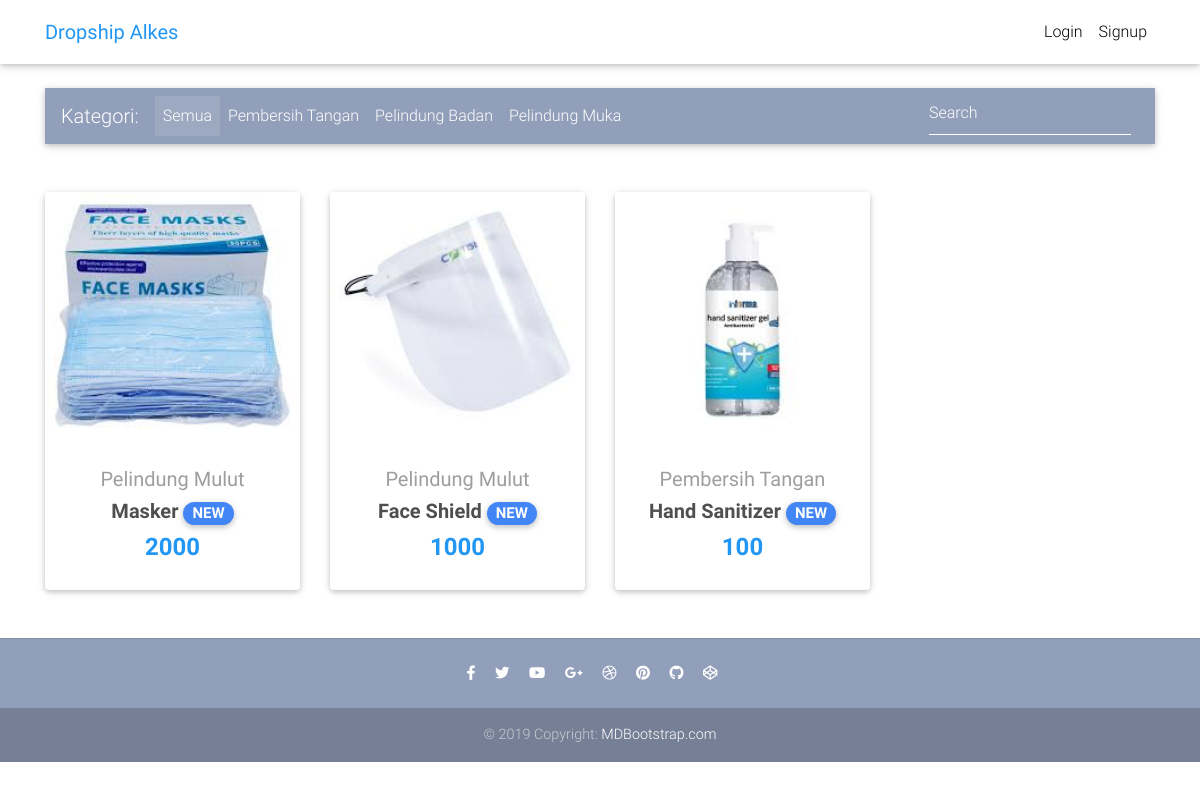
The page / on the database its author committed.
### core/models.py (models this page shows, shortened)
class Item(models.Model):
    title = models.CharField(max_length=100)
    price = MoneyField(max_digits=14, decimal_places=0, default_currency="IDR")
    discount_price = MoneyField(
        max_digits=14, decimal_places=0, default_currency="IDR")
    category = models.CharField(choices=CATEGORY_CHOICES, max_length=2)
    label = models.CharField(choices=LABEL_CHOICES, max_length=1)
    slug = models.SlugField()
    description = models.TextField()
    image = models.ImageField()
    def get_absolute_url(self):
        return reverse("core:product", kwargs={
            'slug': self.slug
        })

### core/views.py (the view)
# urls.py: path('', HomeView.as_view(), name='home'),
class HomeView(ListView):
    model = Item
    paginate_by = 10
    template_name = "home.html"

### templates/home.html (shortened to what this page needs)
{% extends "base.html" %}
{% block content %}
<main>
  <div class="container">
    <nav class="navbar navbar-expand-lg navbar-dark mdb-color lighten-3 mt-3 mb-5">
      <span class="navbar-brand">Kategori:</span>
      <div class="collapse navbar-collapse" id="basicExampleNav">
        <ul class="navbar-nav mr-auto">
          <li class="nav-item active">
            <a class="nav-link" href="#">Semua
            </a>
          </li>
          <li class="nav-item">
            <a class="nav-link" href="#">Pembersih Tangan</a>
          </li>
          <li class="nav-item">
            <a class="nav-link" href="#">Pelindung Badan</a>
          </li>
          <li class="nav-item">
            <a class="nav-link" href="#">Pelindung Muka</a>
          </li>
        </ul>
        <form class="form-inline">
          <div class="md-form my-0">
            <input class="form-control mr-sm-2" type="text" placeholder="Search" aria-label="Search">
          </div>
        </form>
      </div>
    </nav>
    <section class="text-center mb-4">
      <div class="row wow fadeIn">
        {% for item in object_list %}
        <div class="col-lg-3 col-md-6 mb-4">
          <div class="card">
            <div class="view overlay">
                 <img src="{{ item.image.url }}" class="card-img-top">
            </div>
            <div class="card-body text-center">
              <a href="" class="grey-text">
                <h5>{{ item.get_category_display }}</h5>
              </a>
              <h5>
                <strong>
                  <a href="{{ item.get_absolute_url }}" class="dark-grey-text">{{ item.title }}
                    <span class="badge badge-pill {{ item.get_label_display }}-color">NEW</span>
                  </a>
                </strong>
              </h5>
              <h4 class="font-weight-bold blue-text">
                <strong>
                  {% if item.discount_price %}
                  {{ item.discount_price }}
                  {% else %}
                  {{ item.price }}
                  {% endif %}
                </strong>
              </h4>
            </div>
          </div>
        </div>
        {% endfor %}
      </div>
    </section>
  </div>
</main>
{% endblock content %}

### templates/base.html (style rules this page uses)
html, body, header, .carousel { height: 60vh; }

### rows shown on the page
Item: image (picture), category "Pelindung Mulut", title "Masker", discount_price "2000"
Item: image (picture), category "Pelindung Mulut", title "Face Shield", discount_price "1000"
Item: image (picture), category "Pembersih Tangan", title "Hand Sanitizer", discount_price "100"
